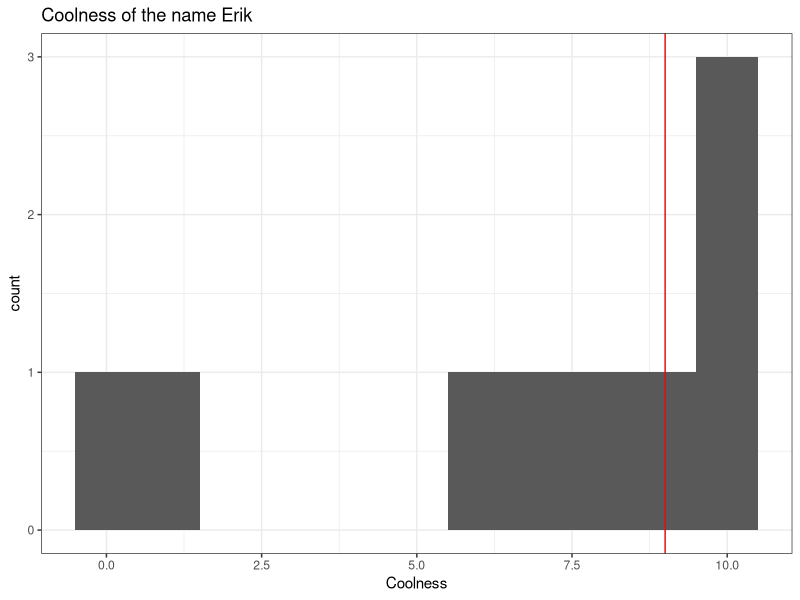

Recreate this plot in R.
## ---- chunk 1
knitr::opts_chunk$set(echo = TRUE)
## ---- chunk 2

# Load tidyverse
library(tidyverse)
## ---- chunk 3

# Generate tibbles to work with
name_table <- tribble(
  ~Name, ~Coolness,
     "Mike", 10,
     "Eric", 10,
     "Erik", 9,
     "Ann", 8,
     "Matt", 1,
     "Dan", 0,
     "Erin", 10,
     "Sue", 6,
     "Alice", 7
)
## ---- chunk 4

# Extract names that start with an E
letterE <- name_table %>%
  filter(str_detect(Name, "^E") == T)
letterE
## ---- chunk 5

# Compute number
numbE <- name_table %>%
  summarise(Prop = sum(str_detect(Name, "^E"))) %>%
  as.numeric()

# Compute proportion
propE <- name_table %>%
  summarise(Prop = mean(str_detect(Name, "^E"))) %>%
  as.numeric()
## ---- chunk 6

# Compute quantiles
quantile(name_table$Coolness)

# Designate the percentiles to compute
quantile(name_table$Coolness, c(.3,.6,.9))

## ---- chunk 7

# Compute histogram
# Bar plot is better for this categorical data
ggplot(data = name_table, aes(x = Coolness)) +
  geom_histogram(bins = 11) + 
  theme_bw() +
  geom_vline(xintercept = 9, color = 'red') +
  ggtitle('Coolness of the name Erik')

